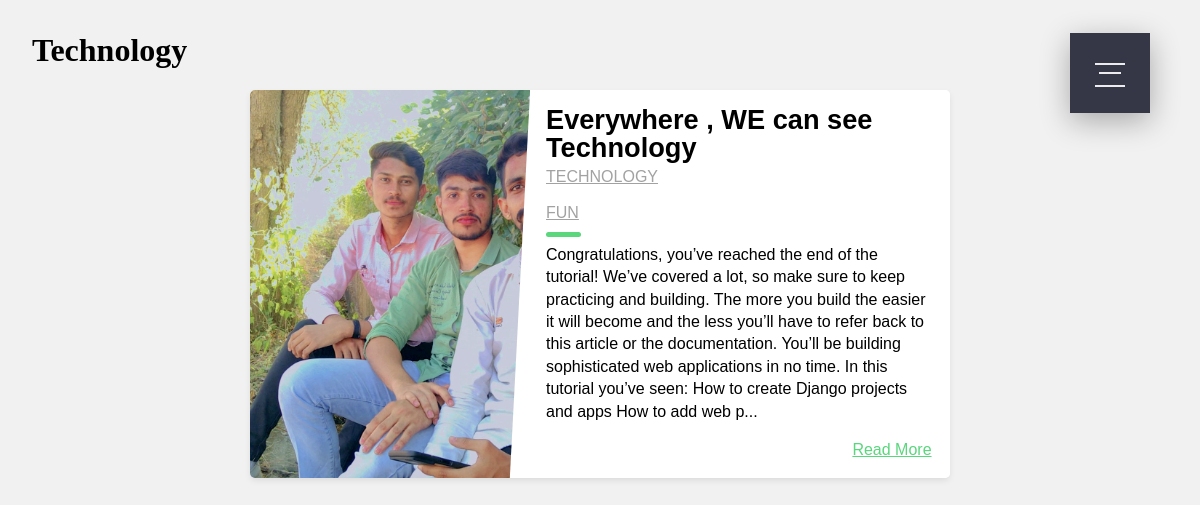
The page /blog/TECHNOLOGY/ on the database its author committed.
### blog/models.py (models this page shows, shortened)
class Category(models.Model):
    name = models.CharField(max_length=20)

class Post(models.Model):
    title = models.CharField(max_length=255)
    body = models.TextField()
    img = models.ImageField(upload_to='post/',null=True, blank=True)
    created_on = models.DateTimeField(auto_now_add=True)
    last_modified = models.DateTimeField(auto_now=True)
    categories = models.ManyToManyField('Category', related_name='posts')
    status = models.IntegerField(choices=STATUS, default=0)

### blog/views.py (the view)
# urls.py: path("<category>/", views.blog_category, name="blog_category"),
def blog_category(request, category):
    posts = Post.objects.filter(
        categories__name__contains=category
    ).order_by(
        '-created_on'
    )
    context = {
        "category": category,
        "posts": posts
    }
    return render(request, "blog/blog_category.html", context)

### templates/blog/blog_category.html (shortened to what this page needs)
<!DOCTYPE html>
{% extends 'base.html' %}
{% block content %}
 <h1>{{ category | title }}</h1>
{% for post in posts %}
 <div class="blog-card">
    <div class="meta">
      <div class="photo" style="background-image: url({{ post.img.url }})"></div>
    </div>
    <div class="description">
      <h1>{{ post.title }}</h1>
           {% for category in post.categories.all %}
        <h2 class="author"><a href="{% url 'blog_category' category.name %}"> {{ category.name }}</a></h2>
          {% endfor %}
      <p> {{ post.body | slice:":400" }}...</p>
      <p class="read-more">
        <a href="{% url 'blog_detail' post.pk%}">Read More</a>
      </p>
    </div>
  </div>
  {% endfor %}
{% endblock %}

### templates/blog/blog_category.html (style rules this page uses)
* { box-sizing: border-box; }
body { background: #f1f1f1; margin: 2rem; }
.blog-card { display: flex; flex-direction: column; margin: 1rem auto; box-shadow: 0 3px 7px -1px rgba(0, 0, 0, 0.1); margin-bottom: 1.6%; background: #fff; line-height: 1.4; font-family: sans-serif; border-radius: 5px; overflow: hidden; z-index: 0; }
.blog-card a { color: inherit; }
.blog-card .meta { position: relative; z-index: 0; height: 200px; }
.blog-card .photo { position: absolute; top: 0; right: 0; bottom: 0; left: 0; background-size: cover; background-position: center; transition: transform 0.2s; }
.blog-card .description { padding: 1rem; background: #fff; position: relative; z-index: 1; }
.blog-card .description h1, .blog-card .description h2 { font-family: Poppins, sans-serif; }
.blog-card .description h1 { line-height: 1; margin: 0; font-size: 1.7rem; }
.blog-card .description h2 { font-size: 1rem; font-weight: 300; text-transform: uppercase; color: #a2a2a2; margin-top: 5px; }
.blog-card .description .read-more { text-align: right; }
.blog-card .description .read-more a { color: #5ad67d; display: inline-block; position: relative; }
.blog-card .description .read-more a:after { content: ""; font-family: FontAwesome; margin-left: -10px; opacity: 0; vertical-align: middle; transition: margin 0.3s, opacity 0.3s; }
.blog-card p { position: relative; margin: 1rem 0 0; }
.blog-card p:first-of-type { margin-top: 1.25rem; }
.blog-card p:first-of-type:before { content: ""; position: absolute; height: 5px; background: #5ad67d; width: 35px; top: -0.75rem; border-radius: 3px; }
@media (min-width: 640px) { .blog-card { flex-direction: row; max-width: 700px; } }
@media (min-width: 640px) { .blog-card .meta { flex-basis: 40%; height: auto; } }
@media (min-width: 640px) { .blog-card .description { flex-basis: 60%; } }
@media (min-width: 640px) { .blog-card .description:before { transform: skewX(-3deg); content: ""; background: #fff; width: 30px; position: absolute; left: -10px; top: 0; bottom: 0; z-index: -1; } }

### rows shown on the page
Category: name "Technology", name "TECHNOLOGY"
Post: img (picture), title "Everywhere , WE can see Technology", body "Congratulations, you’ve reached the end of the tutorial! We’ve covered a lot, so make sure to keep practicing and building. The more you build the easier it will become and the less you’ll have to refer back to this article or the documentation. You’ll be building sophisticated web applications in no time. In this tutorial you’ve seen: How to create Django projects and apps How to add web p"
Category: name "FUN"
